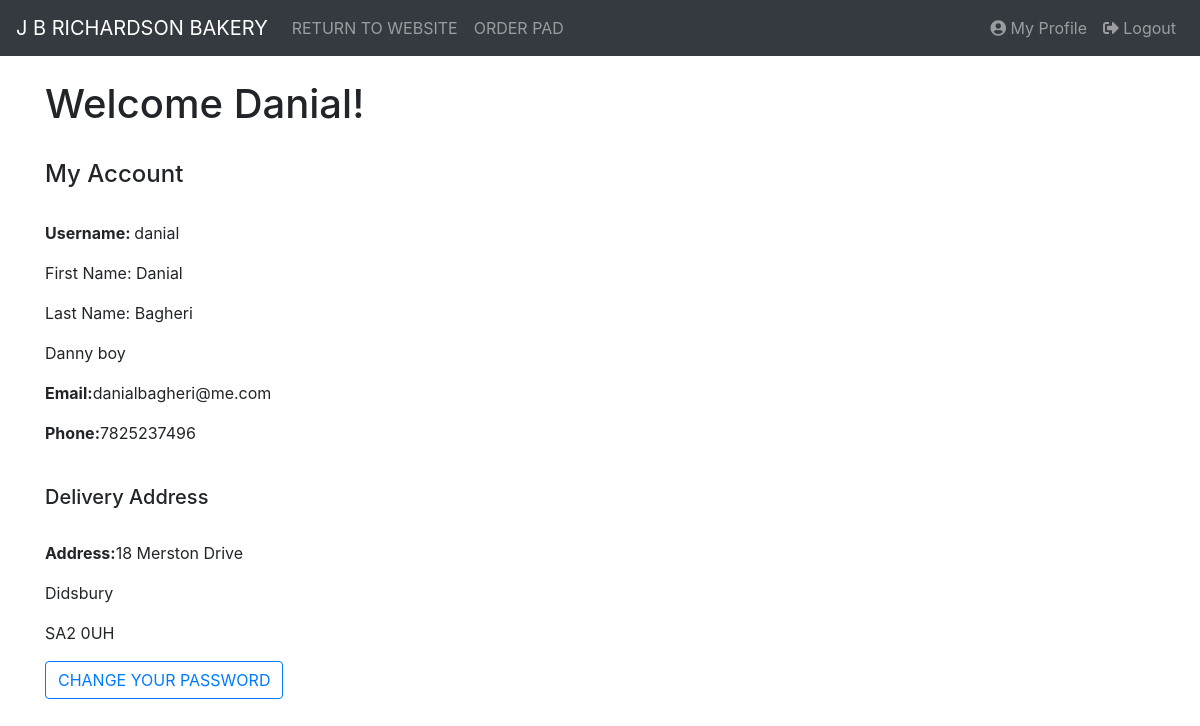
/accounts/profile/ (signed in), run on the app's committed database.
### web/models.py (models this page shows, shortened)
class CustomerProfile(models.Model):
    customer = models.ForeignKey(User, on_delete=models.CASCADE)
    customer_name = models.CharField(max_length=200, default='', blank=True)
    email_address = models.EmailField(max_length=500, default='', blank=True)
    phone = models.BigIntegerField(default=0, blank=True)
    addressline1 = models.CharField(max_length=200, default='', blank=True)
    addressline2 = models.CharField(max_length=200, default='', blank=True)
    postcode = models.CharField(max_length=10, default='', blank=True)
    account_created_date = models.DateTimeField(auto_now_add=True, blank=True)
    products = models.ManyToManyField('Product', default='', blank=True)

### web/views.py (the view)
# urls.py: url(r'^accounts/profile/$', profile, name='profile'),
@login_required(login_url='/accounts/login/')
def profile(request):
    user = request.user
    customer = CustomerProfile.objects.filter(customer=user)
    args = {'user': user, 'customer': customer}
    return render(request, 'profile.html', args)

### templates/profile.html (shortened to what this page needs)
{% extends "base.html" %} {% block content %}
<div class="container">
  <h1>Welcome {{ user.first_name }}!</h1>
  <br />
  <h4>My Account</h4>
  <br />
  <p><strong>Username: </strong>{{ user }}</p>
  <p>First Name: {{ user.first_name }}</p>
  <p>Last Name: {{ user.last_name }}</p>
  {% for a in customer %}
  <p>{{ a.customer_name }}</p>
  <p><strong>Email:</strong>{{ a.email_address }}</p>
  <p><strong>Phone:</strong>{{ a.phone }}</p>
  <br />
  <h5>Delivery Address</h5>
  <br />
  <p><strong>Address:</strong>{{ a.addressline1 }}</p>
  <p>{{ a.addressline2 }}</p>
  <p>{{ a.postcode }}</p>
  <a href="{% url 'change-password' %}"
    ><button class="btn btn-outline-primary">CHANGE YOUR PASSWORD</button></a
  >
  {% endfor %}
</div>
{% endblock content %}

### data on the page
CustomerProfile: customer_name "Danny boy", email_address "danialbagheri@me.com", phone "7825237496", addressline1 "18 Merston Drive", addressline2 "Didsbury", postcode "SA2 0UH"

### other printed values
{{ user.first_name }} "Danial"
{{ user }} "danial"
{{ user.last_name }} "Bagheri"
